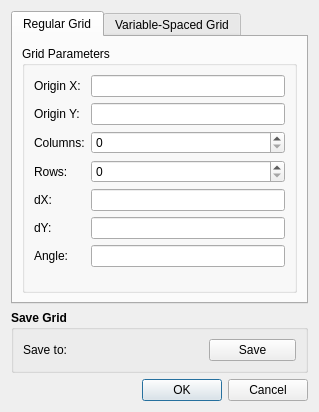
<?xml version="1.0" encoding="UTF-8"?>
<ui version="4.0">
 <class>mohid_grd_generatorDialogBase</class>
 <widget class="QDialog" name="mohid_grd_generatorDialogBase">
  <property name="geometry">
   <rect>
    <x>0</x>
    <y>0</y>
    <width>319</width>
    <height>299</height>
   </rect>
  </property>
  <property name="windowTitle">
   <string>MOHID Grid Generator</string>
  </property>
  <layout class="QVBoxLayout" name="verticalLayout">
   <item>
    <widget class="QTabWidget" name="tabWidget">
     <property name="currentIndex">
      <number>0</number>
     </property>
     <widget class="QWidget" name="tab_1">
      <attribute name="title">
       <string>Regular Grid</string>
      </attribute>
      <layout class="QVBoxLayout" name="verticalLayout_3">
       <item>
        <widget class="QGroupBox" name="groupBox_4">
         <property name="font">
          <font>
           <weight>50</weight>
           <bold>false</bold>
          </font>
         </property>
         <property name="title">
          <string>Grid Parameters</string>
         </property>
         <layout class="QFormLayout" name="formLayout_3">
          <item row="0" column="0">
           <widget class="QLabel" name="label_9">
            <property name="font">
             <font>
              <weight>50</weight>
              <bold>false</bold>
             </font>
            </property>
            <property name="text">
             <string>Origin X:</string>
            </property>
           </widget>
          </item>
          <item row="0" column="1">
           <widget class="QLineEdit" name="lineEditOriginX">
            <property name="font">
             <font>
              <weight>50</weight>
              <bold>false</bold>
             </font>
            </property>
           </widget>
          </item>
          <item row="1" column="1">
           <widget class="QLineEdit" name="lineEditOriginY">
            <property name="font">
             <font>
              <weight>50</weight>
              <bold>false</bold>
             </font>
            </property>
           </widget>
          </item>
          <item row="1" column="0">
           <widget class="QLabel" name="label_10">
            <property name="font">
             <font>
              <weight>50</weight>
              <bold>false</bold>
             </font>
            </property>
            <property name="text">
             <string>Origin Y:</string>
            </property>
           </widget>
          </item>
          <item row="2" column="0">
           <widget class="QLabel" name="label_11">
            <property name="font">
             <font>
              <weight>50</weight>
              <bold>false</bold>
             </font>
            </property>
            <property name="text">
             <string>Columns:</string>
            </property>
           </widget>
          </item>
          <item row="2" column="1">
           <widget class="QgsSpinBox" name="mQgsSpinBoxColumns">
            <property name="font">
             <font>
              <weight>50</weight>
              <bold>false</bold>
             </font>
            </property>
           </widget>
          </item>
          <item row="3" column="0">
           <widget class="QLabel" name="label_12">
            <property name="font">
             <font>
              <weight>50</weight>
              <bold>false</bold>
             </font>
            </property>
            <property name="text">
             <string>Rows:</string>
            </property>
           </widget>
          </item>
          <item row="3" column="1">
           <widget class="QgsSpinBox" name="mQgsSpinBoxRows">
            <property name="font">
             <font>
              <weight>50</weight>
              <bold>false</bold>
             </font>
            </property>
           </widget>
          </item>
          <item row="4" column="0">
           <widget class="QLabel" name="label_13">
            <property name="font">
             <font>
              <weight>50</weight>
              <bold>false</bold>
             </font>
            </property>
            <property name="text">
             <string>dX:</string>
            </property>
           </widget>
          </item>
          <item row="4" column="1">
           <widget class="QLineEdit" name="lineEditDX">
            <property name="font">
             <font>
              <weight>50</weight>
              <bold>false</bold>
             </font>
            </property>
           </widget>
          </item>
          <item row="5" column="0">
           <widget class="QLabel" name="label_14">
            <property name="font">
             <font>
              <weight>50</weight>
              <bold>false</bold>
             </font>
            </property>
            <property name="text">
             <string>dY:</string>
            </property>
           </widget>
          </item>
          <item row="5" column="1">
           <widget class="QLineEdit" name="lineEditDY">
            <property name="font">
             <font>
              <weight>50</weight>
              <bold>false</bold>
             </font>
            </property>
           </widget>
          </item>
          <item row="6" column="0">
           <widget class="QLabel" name="label_15">
            <property name="font">
             <font>
              <weight>50</weight>
              <bold>false</bold>
             </font>
            </property>
            <property name="text">
             <string>Angle:</string>
            </property>
           </widget>
          </item>
          <item row="6" column="1">
           <widget class="QLineEdit" name="lineEditAngle">
            <property name="font">
             <font>
              <weight>50</weight>
              <bold>false</bold>
             </font>
            </property>
            <property name="inputMask">
             <string/>
            </property>
           </widget>
          </item>
         </layout>
        </widget>
       </item>
      </layout>
     </widget>
     <widget class="QWidget" name="tab_3">
      <attribute name="title">
       <string>Variable-Spaced Grid</string>
      </attribute>
      <layout class="QVBoxLayout" name="verticalLayout_2">
       <item>
        <widget class="QGroupBox" name="groupBox">
         <property name="font">
          <font>
           <weight>75</weight>
           <bold>true</bold>
          </font>
         </property>
         <property name="title">
          <string>Grid Parameters</string>
         </property>
         <layout class="QFormLayout" name="formLayout_2">
          <item row="0" column="0">
           <widget class="QLabel" name="label">
            <property name="font">
             <font>
              <weight>50</weight>
              <bold>false</bold>
             </font>
            </property>
            <property name="text">
             <string>Origin X:</string>
            </property>
           </widget>
          </item>
          <item row="0" column="1">
           <widget class="QLineEdit" name="lineEditOriginX_a">
            <property name="font">
             <font>
              <weight>50</weight>
              <bold>false</bold>
             </font>
            </property>
           </widget>
          </item>
          <item row="1" column="0">
           <widget class="QLabel" name="label_2">
            <property name="font">
             <font>
              <weight>50</weight>
              <bold>false</bold>
             </font>
            </property>
            <property name="text">
             <string>Origin Y: </string>
            </property>
           </widget>
          </item>
          <item row="1" column="1">
           <widget class="QLineEdit" name="lineEditOriginY_a">
            <property name="font">
             <font>
              <weight>50</weight>
              <bold>false</bold>
             </font>
            </property>
           </widget>
          </item>
          <item row="2" column="0">
           <widget class="QLabel" name="label_3">
            <property name="font">
             <font>
              <weight>50</weight>
              <bold>false</bold>
             </font>
            </property>
            <property name="text">
             <string>Angle: </string>
            </property>
           </widget>
          </item>
          <item row="2" column="1">
           <widget class="QLineEdit" name="lineEditAngle_3">
            <property name="font">
             <font>
              <weight>50</weight>
              <bold>false</bold>
             </font>
            </property>
           </widget>
          </item>
         </layout>
        </widget>
       </item>
       <item>
        <widget class="QGroupBox" name="groupBox_2">
         <property name="sizePolicy">
          <sizepolicy hsizetype="Expanding" vsizetype="Preferred">
           <horstretch>0</horstretch>
           <verstretch>0</verstretch>
          </sizepolicy>
         </property>
         <property name="font">
          <font>
           <weight>75</weight>
           <bold>true</bold>
          </font>
         </property>
         <property name="title">
          <string>Cell Tool</string>
         </property>
         <layout class="QGridLayout" name="gridLayout_2">
          <item row="2" column="4">
           <widget class="QPushButton" name="mQgsPushButtonAdd_2">
            <property name="sizePolicy">
             <sizepolicy hsizetype="Expanding" vsizetype="Preferred">
              <horstretch>0</horstretch>
              <verstretch>0</verstretch>
             </sizepolicy>
            </property>
            <property name="font">
             <font>
              <weight>50</weight>
              <bold>false</bold>
             </font>
            </property>
            <property name="text">
             <string>Add</string>
            </property>
            <property name="default">
             <bool>false</bool>
            </property>
           </widget>
          </item>
          <item row="0" column="1">
           <widget class="QgsSpinBox" name="mQgsSpinBox">
            <property name="sizePolicy">
             <sizepolicy hsizetype="Expanding" vsizetype="Preferred">
              <horstretch>0</horstretch>
              <verstretch>0</verstretch>
             </sizepolicy>
            </property>
           </widget>
          </item>
          <item row="2" column="3">
           <widget class="QLineEdit" name="lineEditRangeFin_2">
            <property name="sizePolicy">
             <sizepolicy hsizetype="Expanding" vsizetype="Preferred">
              <horstretch>0</horstretch>
              <verstretch>0</verstretch>
             </sizepolicy>
            </property>
            <property name="font">
             <font>
              <weight>50</weight>
              <bold>false</bold>
             </font>
            </property>
           </widget>
          </item>
          <item row="2" column="0">
           <widget class="QLabel" name="label_32">
            <property name="sizePolicy">
             <sizepolicy hsizetype="Expanding" vsizetype="Preferred">
              <horstretch>0</horstretch>
              <verstretch>0</verstretch>
             </sizepolicy>
            </property>
            <property name="font">
             <font>
              <weight>50</weight>
              <bold>false</bold>
             </font>
            </property>
            <property name="text">
             <string>Range:</string>
            </property>
           </widget>
          </item>
          <item row="0" column="0">
           <widget class="QLabel" name="label_30">
            <property name="sizePolicy">
             <sizepolicy hsizetype="Expanding" vsizetype="Preferred">
              <horstretch>0</horstretch>
              <verstretch>0</verstretch>
             </sizepolicy>
            </property>
            <property name="font">
             <font>
              <weight>50</weight>
              <bold>false</bold>
             </font>
            </property>
            <property name="text">
             <string>Nº Cells:</string>
            </property>
           </widget>
          </item>
          <item row="2" column="1">
           <widget class="QLineEdit" name="lineEditRangeInit_2">
            <property name="sizePolicy">
             <sizepolicy hsizetype="Expanding" vsizetype="Preferred">
              <horstretch>0</horstretch>
              <verstretch>0</verstretch>
             </sizepolicy>
            </property>
            <property name="font">
             <font>
              <weight>50</weight>
              <bold>false</bold>
             </font>
            </property>
           </widget>
          </item>
          <item row="1" column="0">
           <widget class="QLabel" name="label_31">
            <property name="sizePolicy">
             <sizepolicy hsizetype="Expanding" vsizetype="Preferred">
              <horstretch>0</horstretch>
              <verstretch>0</verstretch>
             </sizepolicy>
            </property>
            <property name="font">
             <font>
              <weight>50</weight>
              <bold>false</bold>
             </font>
            </property>
            <property name="text">
             <string>Axis:</string>
            </property>
           </widget>
          </item>
          <item row="1" column="1">
           <widget class="QComboBox" name="mQgsComboBoxAxis_2">
            <property name="sizePolicy">
             <sizepolicy hsizetype="Expanding" vsizetype="Preferred">
              <horstretch>0</horstretch>
              <verstretch>0</verstretch>
             </sizepolicy>
            </property>
            <property name="font">
             <font>
              <weight>50</weight>
              <bold>false</bold>
             </font>
            </property>
            <item>
             <property name="text">
              <string>X</string>
             </property>
            </item>
            <item>
             <property name="text">
              <string>Y</string>
             </property>
            </item>
           </widget>
          </item>
          <item row="1" column="3">
           <widget class="QLabel" name="label_33">
            <property name="sizePolicy">
             <sizepolicy hsizetype="Expanding" vsizetype="Preferred">
              <horstretch>0</horstretch>
              <verstretch>0</verstretch>
             </sizepolicy>
            </property>
            <property name="font">
             <font>
              <weight>50</weight>
              <bold>false</bold>
             </font>
            </property>
            <property name="text">
             <string>Position:</string>
            </property>
           </widget>
          </item>
          <item row="1" column="4">
           <widget class="QComboBox" name="mQgsComboBoxPosition_2">
            <property name="sizePolicy">
             <sizepolicy hsizetype="Expanding" vsizetype="Preferred">
              <horstretch>0</horstretch>
              <verstretch>0</verstretch>
             </sizepolicy>
            </property>
            <property name="font">
             <font>
              <weight>50</weight>
              <bold>false</bold>
             </font>
            </property>
            <item>
             <property name="text">
              <string>Start</string>
             </property>
            </item>
            <item>
             <property name="text">
              <string>End</string>
             </property>
            </item>
           </widget>
          </item>
         </layout>
        </widget>
       </item>
      </layout>
     </widget>
    </widget>
   </item>
   <item>
    <widget class="QGroupBox" name="groupBox_3">
     <property name="font">
      <font>
       <weight>75</weight>
       <bold>true</bold>
      </font>
     </property>
     <property name="title">
      <string>Save Grid</string>
     </property>
     <layout class="QGridLayout" name="gridLayout">
      <item row="1" column="2">
       <widget class="QPushButton" name="pushButton">
        <property name="font">
         <font>
          <weight>50</weight>
          <bold>false</bold>
         </font>
        </property>
        <property name="text">
         <string>Save</string>
        </property>
       </widget>
      </item>
      <item row="1" column="0">
       <widget class="QLabel" name="label_8">
        <property name="font">
         <font>
          <weight>50</weight>
          <bold>false</bold>
         </font>
        </property>
        <property name="text">
         <string>Save to:</string>
        </property>
       </widget>
      </item>
      <item row="1" column="1">
       <widget class="QgsExternalResourceWidget" name="mQgsExternalResourceWidget">
        <property name="font">
         <font>
          <weight>50</weight>
          <bold>false</bold>
         </font>
        </property>
       </widget>
      </item>
     </layout>
    </widget>
   </item>
   <item>
    <widget class="QDialogButtonBox" name="button_box">
     <property name="orientation">
      <enum>Qt::Horizontal</enum>
     </property>
     <property name="standardButtons">
      <set>QDialogButtonBox::Cancel|QDialogButtonBox::Ok</set>
     </property>
    </widget>
   </item>
  </layout>
 </widget>
 <customwidgets>
  <customwidget>
   <class>QgsExternalResourceWidget</class>
   <extends>QWidget</extends>
   <header>qgsexternalresourcewidget.h</header>
  </customwidget>
  <customwidget>
   <class>QgsSpinBox</class>
   <extends>QSpinBox</extends>
   <header>qgsspinbox.h</header>
  </customwidget>
 </customwidgets>
 <resources/>
 <connections>
  <connection>
   <sender>button_box</sender>
   <signal>accepted()</signal>
   <receiver>mohid_grd_generatorDialogBase</receiver>
   <slot>accept()</slot>
   <hints>
    <hint type="sourcelabel">
     <x>20</x>
     <y>20</y>
    </hint>
    <hint type="destinationlabel">
     <x>20</x>
     <y>20</y>
    </hint>
   </hints>
  </connection>
  <connection>
   <sender>button_box</sender>
   <signal>rejected()</signal>
   <receiver>mohid_grd_generatorDialogBase</receiver>
   <slot>reject()</slot>
   <hints>
    <hint type="sourcelabel">
     <x>20</x>
     <y>20</y>
    </hint>
    <hint type="destinationlabel">
     <x>20</x>
     <y>20</y>
    </hint>
   </hints>
  </connection>
 </connections>
</ui>
